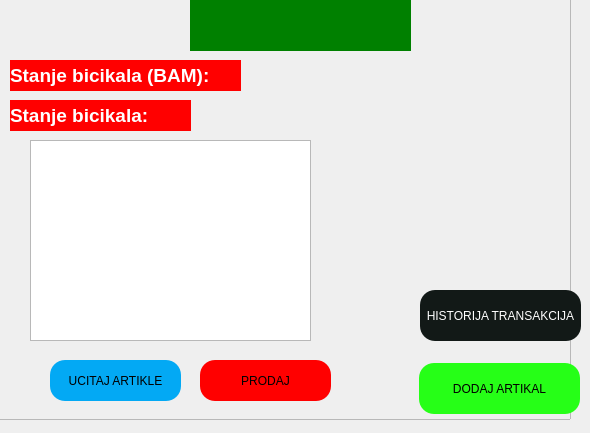
<?xml version="1.0" encoding="UTF-8"?>
<ui version="4.0">
 <class>Dashboard</class>
 <widget class="QDialog" name="Dashboard">
  <property name="geometry">
   <rect>
    <x>0</x>
    <y>0</y>
    <width>590</width>
    <height>433</height>
   </rect>
  </property>
  <property name="windowTitle">
   <string>Dashboard</string>
  </property>
  <property name="autoFillBackground">
   <bool>true</bool>
  </property>
  <property name="styleSheet">
   <string notr="true"/>
  </property>
  <property name="sizeGripEnabled">
   <bool>false</bool>
  </property>
  <property name="modal">
   <bool>false</bool>
  </property>
  <widget class="QStackedWidget" name="stackedWidget">
   <property name="geometry">
    <rect>
     <x>0</x>
     <y>0</y>
     <width>591</width>
     <height>451</height>
    </rect>
   </property>
   <property name="currentIndex">
    <number>0</number>
   </property>
   <widget class="QWidget" name="page">
    <widget class="QFrame" name="frame">
     <property name="geometry">
      <rect>
       <x>-20</x>
       <y>-11</y>
       <width>591</width>
       <height>431</height>
      </rect>
     </property>
     <property name="frameShape">
      <enum>QFrame::StyledPanel</enum>
     </property>
     <property name="frameShadow">
      <enum>QFrame::Raised</enum>
     </property>
    </widget>
    <widget class="QLabel" name="label_2">
     <property name="geometry">
      <rect>
       <x>-40</x>
       <y>0</y>
       <width>661</width>
       <height>461</height>
      </rect>
     </property>
     <property name="styleSheet">
      <string notr="true">border-image:url(:/new/prefix1/dashboard.jpg)</string>
     </property>
     <property name="text">
      <string/>
     </property>
    </widget>
    <widget class="QPushButton" name="noviArtikal">
     <property name="geometry">
      <rect>
       <x>419</x>
       <y>363</y>
       <width>161</width>
       <height>51</height>
      </rect>
     </property>
     <property name="styleSheet">
      <string notr="true">background:rgb(38, 255, 23);
border-radius: 15px;</string>
     </property>
     <property name="text">
      <string>DODAJ ARTIKAL</string>
     </property>
    </widget>
    <widget class="QPushButton" name="pushButton_3">
     <property name="geometry">
      <rect>
       <x>50</x>
       <y>360</y>
       <width>131</width>
       <height>41</height>
      </rect>
     </property>
     <property name="styleSheet">
      <string notr="true">background:#03a9f4;
border-radius:15px;</string>
     </property>
     <property name="text">
      <string>UCITAJ ARTIKLE</string>
     </property>
    </widget>
    <widget class="QTableView" name="tableView">
     <property name="geometry">
      <rect>
       <x>30</x>
       <y>140</y>
       <width>281</width>
       <height>201</height>
      </rect>
     </property>
    </widget>
    <widget class="QLabel" name="dobrodosli">
     <property name="geometry">
      <rect>
       <x>190</x>
       <y>0</y>
       <width>221</width>
       <height>51</height>
      </rect>
     </property>
     <property name="font">
      <font>
       <pointsize>-1</pointsize>
       <italic>false</italic>
       <bold>false</bold>
      </font>
     </property>
     <property name="styleSheet">
      <string notr="true">color:white;
font:15px;
background-color:green;</string>
     </property>
     <property name="text">
      <string>&lt;html&gt;&lt;head/&gt;&lt;body&gt;&lt;p align=&quot;center&quot;&gt;&lt;br/&gt;&lt;/p&gt;&lt;/body&gt;&lt;/html&gt;</string>
     </property>
     <property name="textFormat">
      <enum>Qt::MarkdownText</enum>
     </property>
    </widget>
    <widget class="QLabel" name="stanje">
     <property name="geometry">
      <rect>
       <x>10</x>
       <y>100</y>
       <width>181</width>
       <height>31</height>
      </rect>
     </property>
     <property name="font">
      <font>
       <italic>false</italic>
       <bold>false</bold>
      </font>
     </property>
     <property name="styleSheet">
      <string notr="true">background-color:red;
color:white;
</string>
     </property>
     <property name="text">
      <string>&lt;html&gt;&lt;head/&gt;&lt;body&gt;&lt;p&gt;&lt;span style=&quot; font-size:14pt; font-weight:700; color:#ffffff;&quot;&gt;Stanje bicikala:&lt;/span&gt;&lt;/p&gt;&lt;/body&gt;&lt;/html&gt;</string>
     </property>
     <property name="textFormat">
      <enum>Qt::MarkdownText</enum>
     </property>
    </widget>
    <widget class="QLabel" name="stanjeBAM">
     <property name="geometry">
      <rect>
       <x>10</x>
       <y>60</y>
       <width>231</width>
       <height>31</height>
      </rect>
     </property>
     <property name="styleSheet">
      <string notr="true">background-color:red;
color:white;</string>
     </property>
     <property name="text">
      <string>&lt;html&gt;&lt;head/&gt;&lt;body&gt;&lt;p&gt;&lt;span style=&quot; font-size:14pt; font-weight:700; color:#ffffff;&quot;&gt;Stanje bicikala (BAM):&lt;/span&gt;&lt;/p&gt;&lt;/body&gt;&lt;/html&gt;</string>
     </property>
    </widget>
    <widget class="QPushButton" name="noviArtikal_2">
     <property name="geometry">
      <rect>
       <x>420</x>
       <y>290</y>
       <width>161</width>
       <height>51</height>
      </rect>
     </property>
     <property name="styleSheet">
      <string notr="true">background:rgb(18, 25, 23);
border-radius: 15px;
color:#fff;</string>
     </property>
     <property name="text">
      <string>HISTORIJA TRANSAKCIJA</string>
     </property>
    </widget>
    <widget class="QPushButton" name="pushButton_5">
     <property name="geometry">
      <rect>
       <x>200</x>
       <y>360</y>
       <width>131</width>
       <height>41</height>
      </rect>
     </property>
     <property name="styleSheet">
      <string notr="true">background:red;
border-radius:15px;</string>
     </property>
     <property name="text">
      <string>PRODAJ</string>
     </property>
    </widget>
    <widget class="QLabel" name="testLabel">
     <property name="geometry">
      <rect>
       <x>260</x>
       <y>80</y>
       <width>291</width>
       <height>41</height>
      </rect>
     </property>
     <property name="text">
      <string/>
     </property>
    </widget>
   </widget>
   <widget class="QWidget" name="page_3">
    <widget class="QFrame" name="frame_2">
     <property name="geometry">
      <rect>
       <x>0</x>
       <y>-10</y>
       <width>591</width>
       <height>471</height>
      </rect>
     </property>
     <property name="frameShape">
      <enum>QFrame::StyledPanel</enum>
     </property>
     <property name="frameShadow">
      <enum>QFrame::Raised</enum>
     </property>
     <widget class="QLabel" name="label">
      <property name="geometry">
       <rect>
        <x>-10</x>
        <y>-30</y>
        <width>620</width>
        <height>531</height>
       </rect>
      </property>
      <property name="styleSheet">
       <string notr="true">border-image:url(:/new/prefix1/dodajartikal.jpg)</string>
      </property>
      <property name="text">
       <string/>
      </property>
     </widget>
     <widget class="QPushButton" name="pushButton">
      <property name="geometry">
       <rect>
        <x>420</x>
        <y>350</y>
        <width>151</width>
        <height>51</height>
       </rect>
      </property>
      <property name="styleSheet">
       <string notr="true">background:rgb(38, 255, 23);
border-radius: 15px;</string>
      </property>
      <property name="text">
       <string>POCETNA</string>
      </property>
     </widget>
     <widget class="QLineEdit" name="lineRam">
      <property name="geometry">
       <rect>
        <x>10</x>
        <y>170</y>
        <width>271</width>
        <height>24</height>
       </rect>
      </property>
      <property name="styleSheet">
       <string notr="true">background-color:rgba(0,0,0,0);
border:none;
border-bottom:2px solid rgba(105,118,132,255);
color:white;
padding-bottom:9px;</string>
      </property>
     </widget>
     <widget class="QPushButton" name="pushButton_2">
      <property name="geometry">
       <rect>
        <x>60</x>
        <y>320</y>
        <width>151</width>
        <height>41</height>
       </rect>
      </property>
      <property name="styleSheet">
       <string notr="true">background:rgb(38, 255, 23);
border-radius: 15px;</string>
      </property>
      <property name="text">
       <string>DODAJ</string>
      </property>
     </widget>
     <widget class="QLabel" name="label_3">
      <property name="geometry">
       <rect>
        <x>50</x>
        <y>10</y>
        <width>211</width>
        <height>61</height>
       </rect>
      </property>
      <property name="font">
       <font>
        <pointsize>-1</pointsize>
        <italic>false</italic>
        <bold>false</bold>
       </font>
      </property>
      <property name="styleSheet">
       <string notr="true">color:white;
font:15px;</string>
      </property>
      <property name="text">
       <string>&lt;html&gt;&lt;head/&gt;&lt;body&gt;&lt;p&gt;&lt;span style=&quot; font-size:14pt; font-weight:700;&quot;&gt;DODAJ NOVI ARTIKAL&lt;/span&gt;&lt;/p&gt;&lt;/body&gt;&lt;/html&gt;</string>
      </property>
      <property name="textFormat">
       <enum>Qt::MarkdownText</enum>
      </property>
     </widget>
     <widget class="QLineEdit" name="lineBrzine">
      <property name="geometry">
       <rect>
        <x>10</x>
        <y>210</y>
        <width>271</width>
        <height>24</height>
       </rect>
      </property>
      <property name="styleSheet">
       <string notr="true">background-color:rgba(0,0,0,0);
border:none;
border-bottom:2px solid rgba(105,118,132,255);
color:white;
padding-bottom:9px;</string>
      </property>
     </widget>
     <widget class="QLineEdit" name="lineCijena">
      <property name="geometry">
       <rect>
        <x>10</x>
        <y>130</y>
        <width>271</width>
        <height>24</height>
       </rect>
      </property>
      <property name="styleSheet">
       <string notr="true">background-color:rgba(0,0,0,0);
border:none;
border-bottom:2px solid rgba(105,118,132,255);
color:white;
padding-bottom:9px;</string>
      </property>
     </widget>
     <widget class="QLineEdit" name="lineStanje">
      <property name="geometry">
       <rect>
        <x>10</x>
        <y>250</y>
        <width>271</width>
        <height>24</height>
       </rect>
      </property>
      <property name="styleSheet">
       <string notr="true">background-color:rgba(0,0,0,0);
border:none;
border-bottom:2px solid rgba(105,118,132,255);
color:white;
padding-bottom:9px;</string>
      </property>
     </widget>
     <widget class="QLineEdit" name="lineIme">
      <property name="geometry">
       <rect>
        <x>10</x>
        <y>90</y>
        <width>271</width>
        <height>24</height>
       </rect>
      </property>
      <property name="styleSheet">
       <string notr="true">background-color:rgba(0,0,0,0);
border:none;
border-bottom:2px solid rgba(105,118,132,255);
color:white;
padding-bottom:9px;</string>
      </property>
     </widget>
    </widget>
   </widget>
   <widget class="QWidget" name="page_2">
    <widget class="QFrame" name="frame_3">
     <property name="geometry">
      <rect>
       <x>0</x>
       <y>0</y>
       <width>591</width>
       <height>441</height>
      </rect>
     </property>
     <property name="frameShape">
      <enum>QFrame::StyledPanel</enum>
     </property>
     <property name="frameShadow">
      <enum>QFrame::Raised</enum>
     </property>
     <widget class="QLabel" name="label_4">
      <property name="geometry">
       <rect>
        <x>-20</x>
        <y>0</y>
        <width>611</width>
        <height>441</height>
       </rect>
      </property>
      <property name="styleSheet">
       <string notr="true">border-image:url(:/new/prefix1/RD53383-scaled.jpg)</string>
      </property>
      <property name="text">
       <string/>
      </property>
     </widget>
     <widget class="QPushButton" name="pushButton_4">
      <property name="geometry">
       <rect>
        <x>420</x>
        <y>360</y>
        <width>151</width>
        <height>51</height>
       </rect>
      </property>
      <property name="styleSheet">
       <string notr="true">background:rgb(38, 255, 23);
border-radius: 15px;</string>
      </property>
      <property name="text">
       <string>POCETNA</string>
      </property>
     </widget>
     <widget class="QLabel" name="stanje_2">
      <property name="geometry">
       <rect>
        <x>210</x>
        <y>0</y>
        <width>181</width>
        <height>41</height>
       </rect>
      </property>
      <property name="font">
       <font>
        <italic>false</italic>
        <bold>false</bold>
       </font>
      </property>
      <property name="styleSheet">
       <string notr="true">background-color:red;
color:white;
</string>
      </property>
      <property name="text">
       <string>&lt;html&gt;&lt;head/&gt;&lt;body&gt;&lt;p&gt;&lt;span style=&quot; font-size:14pt; font-weight:700; color:#ffffff;&quot;&gt;Historija transakcija&lt;/span&gt;&lt;/p&gt;&lt;/body&gt;&lt;/html&gt;</string>
      </property>
      <property name="textFormat">
       <enum>Qt::MarkdownText</enum>
      </property>
     </widget>
     <widget class="QPushButton" name="ucitajTransakcije">
      <property name="geometry">
       <rect>
        <x>70</x>
        <y>370</y>
        <width>131</width>
        <height>41</height>
       </rect>
      </property>
      <property name="styleSheet">
       <string notr="true">background:#03a9f4;
border-radius:15px;</string>
      </property>
      <property name="text">
       <string>UCITAJ TRANSAKCIJE</string>
      </property>
     </widget>
     <widget class="QTableView" name="tableView_2">
      <property name="geometry">
       <rect>
        <x>10</x>
        <y>100</y>
        <width>231</width>
        <height>261</height>
       </rect>
      </property>
     </widget>
     <widget class="QLabel" name="stanjeArtikalaBAM">
      <property name="geometry">
       <rect>
        <x>20</x>
        <y>60</y>
        <width>181</width>
        <height>31</height>
       </rect>
      </property>
      <property name="styleSheet">
       <string notr="true">background-color:red;
color:white;
</string>
      </property>
      <property name="text">
       <string/>
      </property>
     </widget>
    </widget>
   </widget>
  </widget>
 </widget>
 <resources/>
 <connections/>
</ui>
